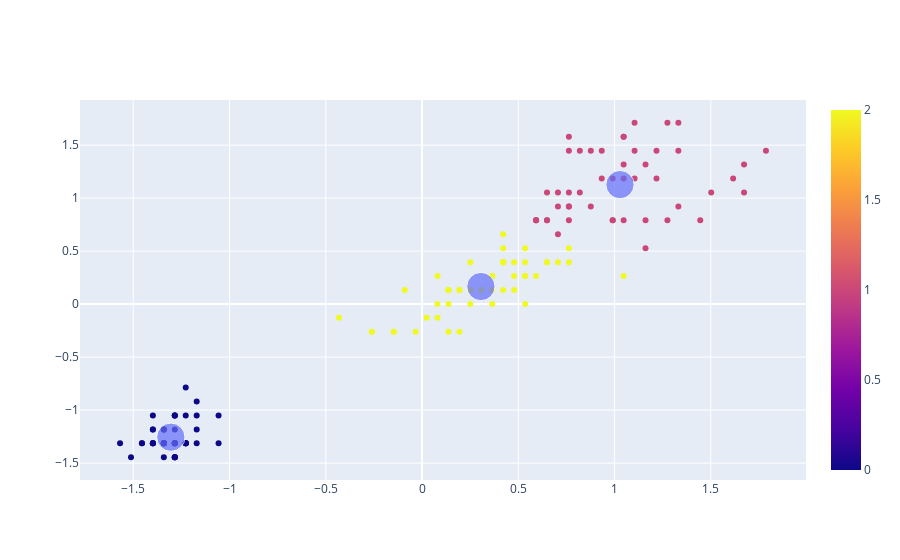

Source (notebook cell):
### Code cell
#visualizando em gráfico
#gráfico de agrupamento
grafico_petala = px.scatter(x = x_petala[:,0], y = x_petala[:,1], color=label_cluster_petala)
#gráfico de centroides
grafico_centroide_petala = px.scatter(x = centroides_petala[:,0], y = centroides_petala[:,1], size=[5,5,5])
#juntando os gráficos
grafico_final_petala = go.Figure(data = grafico_petala.data + grafico_centroide_petala.data)
grafico_final_petala.show()

### Figure 1 — Plotly figure (JSON) as saved in the notebook; plotly's stock layout.template omitted (floating-point values rounded to 4 significant figures; data arrays with more than 128 entries replaced by an {"elided": "..."} marker saying what was removed)
{"data": [{"hovertemplate": "x=%{x}<br>y=%{y}<br>color=%{marker.color}<extra></extra>", "legendgroup": "", "marker": {"color": {"elided": "150 int values"}, "coloraxis": "coloraxis", "symbol": "circle"}, "mode": "markers", "name": "", "orientation": "v", "showlegend": false, "type": "scatter", "x": {"elided": "150 float values"}, "xaxis": "x", "y": {"elided": "150 float values"}, "yaxis": "y"}, {"hovertemplate": "x=%{x}<br>y=%{y}<br>size=%{marker.size}<extra></extra>", "legendgroup": "", "marker": {"color": "#636efa", "size": [5, 5, 5], "sizemode": "area", "sizeref": 0.0125, "symbol": "circle"}, "mode": "markers", "name": "", "orientation": "v", "showlegend": false, "type": "scatter", "x": [-1.305, 1.028, 0.3056], "xaxis": "x", "y": [-1.255, 1.127, 0.1661], "yaxis": "y"}], "layout": {"autosize": true, "xaxis": {"autorange": true, "range": [-1.778, 1.995], "type": "linear"}, "yaxis": {"autorange": true, "range": [-1.772, 1.976], "type": "linear"}}}
